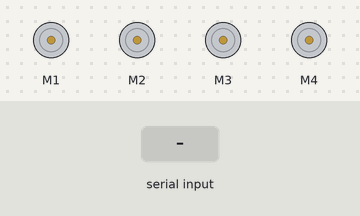
Bench run of a sketch on a simulated Arduino Uno, built with avr-gcc and run on an emulated ATmega328P. On the bench: 4 × DC motor (green arrow = forward, orange = backward, longer = faster). The inputs (shaded band) are chosen by the test bench.

Above: at 1.2 s.
1.3 s: "F" received over the second serial link
At 2.0 s:
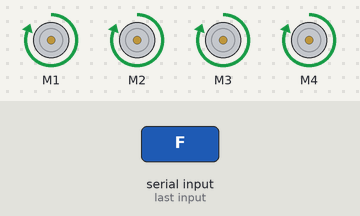
2.8 s: "B" received over the second serial link
At 3.1 s:
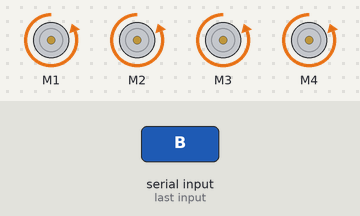
4.3 s: "L" received over the second serial link
At 5.4 s:
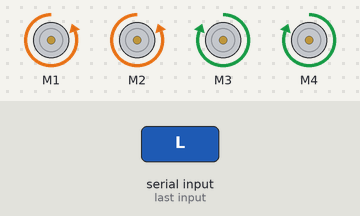
5.8 s: "R" received over the second serial link
At 6.6 s:
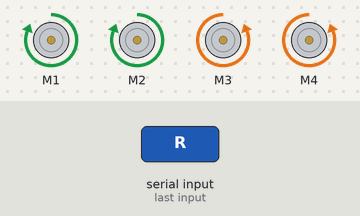
7.3 s: "G" received over the second serial link
At 7.7 s:
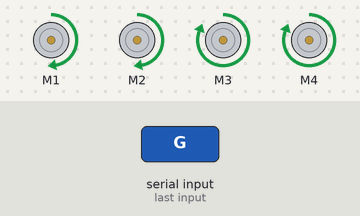
8.8 s: "I" received over the second serial link
At 10.1 s:
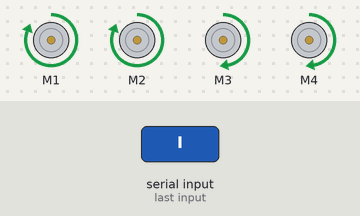
Timing chart, 0 to 11.3 s (numbered marks = the images above; inputs shaded):
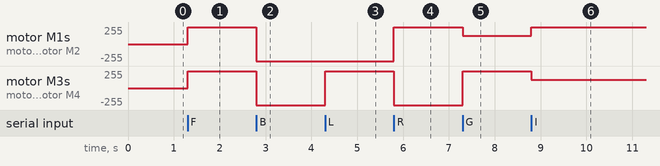

Measured:
- after the input at 1.3 s, motor M1–4: stopped → forward 255/255 at once
- after the input at 2.8 s, motor M1–4: forward 255/255 → backward 255/255 at once
- after the input at 4.3 s, motor M3, motor M4: backward 255/255 → forward 255/255 at once
- after the input at 5.8 s, motor M1, motor M2: backward 255/255 → forward 255/255 at once; motor M3, motor M4: forward 255/255 → backward 255/255 at once
- after the input at 7.3 s, motor M1, motor M2: forward 255/255 → forward 127/255 at once; motor M3, motor M4: backward 255/255 → forward 255/255 at once
- after the input at 8.8 s, motor M1, motor M2: forward 127/255 → forward 255/255 at once; motor M3, motor M4: forward 255/255 → forward 127/255 at once

The sketch:

speed_5.ino
```cpp
#include <AFMotor.h>
#include <SoftwareSerial.h>

SoftwareSerial bluetoothSerial(0, 1); // RX, TX

//initial motors pin
AF_DCMotor motor1(1, MOTOR12_1KHZ);
AF_DCMotor motor2(2, MOTOR12_1KHZ);
AF_DCMotor motor3(3, MOTOR34_1KHZ);
AF_DCMotor motor4(4, MOTOR34_1KHZ);

char command;
int speed=255;

void setup(){
  bluetoothSerial.begin(9600);  //Set the baud rate to your Bluetooth module.
}

void loop() {
  if (bluetoothSerial.available() > 0) {
    command = bluetoothSerial.read();

    Stop(); //initialize with motors stoped

    switch (command) {
      case 'F':        forward();          break;
      case 'B':        back();             break;
      case 'L':        left();             break;
      case 'R':        right();            break;
      case 'G':        forward_left();     break;
      case 'I':        forward_right();    break;
      case 'H':        back_left();        break;
      case 'J':        back_right();       break;
      case '0':        speed=55;           break;
      case '1':        speed=75;           break;
      case '2':        speed=95;           break;
      case '3':        speed=115;          break;
      case '4':        speed=135;          break;
      case '5':        speed=155;          break;
      case '6':        speed=175;          break;
      case '7':        speed=195;          break;
      case '8':        speed=215;          break;
      case '9':        speed=235;          break;
      case 'q':        speed=255;          break;
    }
  }
}

void forward(){
  motor1.setSpeed(speed); //Define maximum velocity
  motor1.run(FORWARD);  //rotate the motor clockwise
  motor2.setSpeed(speed); //Define maximum velocity
  motor2.run(FORWARD);  //rotate the motor clockwise
  motor3.setSpeed(speed); //Define maximum velocity
  motor3.run(FORWARD);  //rotate the motor clockwise
  motor4.setSpeed(speed); //Define maximum velocity
  motor4.run(FORWARD);  //rotate the motor clockwise
}

void back(){
  motor1.setSpeed(speed); //Define maximum velocity
  motor1.run(BACKWARD); //rotate the motor anti-clockwise
  motor2.setSpeed(speed); //Define maximum velocity
  motor2.run(BACKWARD); //rotate the motor anti-clockwise
  motor3.setSpeed(speed); //Define maximum velocity
  motor3.run(BACKWARD); //rotate the motor anti-clockwise
  motor4.setSpeed(speed); //Define maximum velocity
  motor4.run(BACKWARD); //rotate the motor anti-clockwise
}

void left(){
  motor1.setSpeed(speed); //Define maximum velocity
  motor1.run(BACKWARD); //rotate the motor anti-clockwise
  motor2.setSpeed(speed); //Define maximum velocity
  motor2.run(BACKWARD); //rotate the motor anti-clockwise
  motor3.setSpeed(speed); //Define maximum velocity
  motor3.run(FORWARD);  //rotate the motor clockwise
  motor4.setSpeed(speed); //Define maximum velocity
  motor4.run(FORWARD);  //rotate the motor clockwise
}

void right(){
  motor1.setSpeed(speed); //Define maximum velocity
  motor1.run(FORWARD);  //rotate the motor clockwise
  motor2.setSpeed(speed); //Define maximum velocity
  motor2.run(FORWARD);  //rotate the motor clockwise
  motor3.setSpeed(speed); //Define maximum velocity
  motor3.run(BACKWARD); //rotate the motor anti-clockwise
  motor4.setSpeed(speed); //Define maximum velocity
  motor4.run(BACKWARD); //rotate the motor anti-clockwise
}
void forward_left(){
  motor1.setSpeed(speed/2); //Define maximum velocity
  motor1.run(FORWARD);  //rotate the motor clockwise
  motor2.setSpeed(speed/2); //Define maximum velocity
  motor2.run(FORWARD);  //rotate the motor clockwise
  motor3.setSpeed(speed); //Define maximum velocity
  motor3.run(FORWARD);  //rotate the motor clockwise
  motor4.setSpeed(speed); //Define maximum velocity
  motor4.run(FORWARD);  //rotate the motor clockwise
}

void forward_right(){
  motor1.setSpeed(speed); //Define maximum velocity
  motor1.run(FORWARD);  //rotate the motor clockwise
  motor2.setSpeed(speed); //Define maximum velocity
  motor2.run(FORWARD);  //rotate the motor clockwise
  motor3.setSpeed(speed/2); //Define maximum velocity
  motor3.run(FORWARD);  //rotate the motor clockwise
  motor4.setSpeed(speed/2); //Define maximum velocity
  motor4.run(FORWARD);  //rotate the motor clockwise
}

void back_left(){
  motor1.setSpeed(speed/2); //Define maximum velocity
  motor1.run(BACKWARD); //rotate the motor anti-clockwise
  motor2.setSpeed(speed/2); //Define maximum velocity
  motor2.run(BACKWARD); //rotate the motor anti-clockwise
  motor3.setSpeed(speed); //Define maximum velocity
  motor3.run(BACKWARD); //rotate the motor anti-clockwise
  motor4.setSpeed(speed); //Define maximum velocity
  motor4.run(BACKWARD); //rotate the motor anti-clockwise
}

void back_right(){
 motor1.setSpeed(speed); //Define maximum velocity
  motor1.run(BACKWARD); //rotate the motor anti-clockwise
  motor2.setSpeed(speed); //Define maximum velocity
  motor2.run(BACKWARD); //rotate the motor anti-clockwise
  motor3.setSpeed(speed/2); //Define maximum velocity
  motor3.run(BACKWARD); //rotate the motor anti-clockwise
  motor4.setSpeed(speed/2); //Define maximum velocity
  motor4.run(BACKWARD); //rotate the motor anti-clockwise
}

void Stop(){
  motor1.setSpeed(0);  //Define minimum velocity
  motor1.run(RELEASE); //stop the motor when release the button
  motor2.setSpeed(0);  //Define minimum velocity
  motor2.run(RELEASE); //rotate the motor clockwise
  motor3.setSpeed(0);  //Define minimum velocity
  motor3.run(RELEASE); //stop the motor when release the button
  motor4.setSpeed(0);  //Define minimum velocity
  motor4.run(RELEASE); //stop the motor when release the button
}
```
